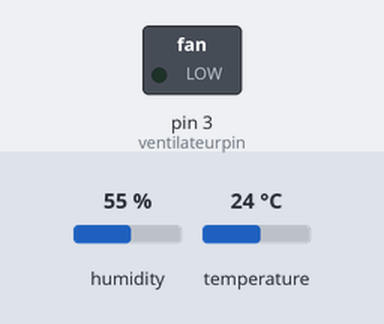
A sketch run on a simulated Arduino Uno, built with avr-gcc and run on an emulated ATmega328P. On the bench: switched loads named in the sketch (green lamp = pin HIGH). Inputs (shaded band) come from the test bench; at power-on: temperature 24 °C, humidity 55 %. What the sketch prints to the serial monitor is not drawn.

Above: at 3.8 s.
3.9 s: temperature set to 27 °C
At 9.6 s:
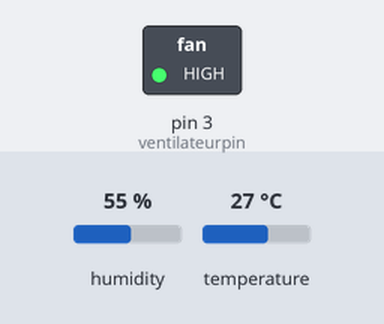
10.5 s: temperature set to 12 °C
At 15.9 s:
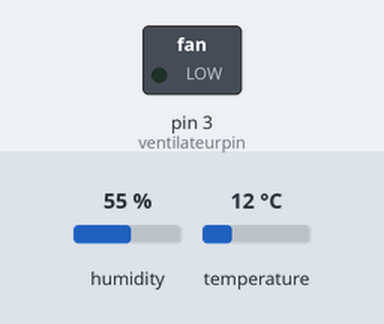
16.6 s: temperature set to 28 °C
At 22.2 s:
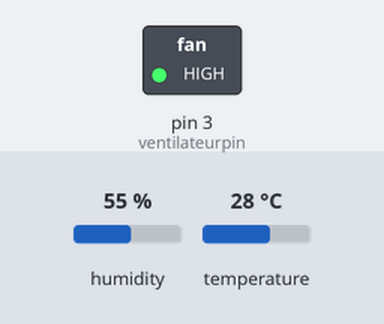
Timing chart, 0 to 23.7 s (numbered marks = the images above; inputs shaded):
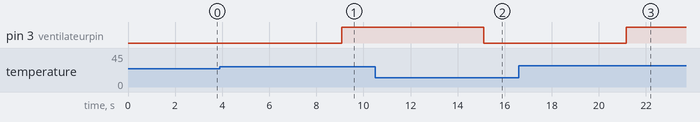

The sketch:

sketch.ino
```cpp
#include <DHT_U.h>
#include <DHT.h>;

#define DHTPIN 2
#define DHTTYPE DHT11

#define ventilateurpin 3

DHT dht(DHTPIN, DHTTYPE);

float temp, hum;

void setup() {
  Serial.begin(9600);
  dht.begin();
  pinMode(ventilateurpin, OUTPUT);
}

void loop() {

  temp = dht.readTemperature();
  char temp2[5];

 dtostrf(temp, 2, 2, temp2);
  hum = dht.readHumidity();

  //Serial.write(temp2);

  Serial.print(temp);

  Serial.print("-");
  //Serial.print(hum);
  //Serial.println(" %");
 delay(3000);
  if (temp >= 26) {
    analogWrite(ventilateurpin, 255);
  }
  else {
    analogWrite(ventilateurpin, 0);
  }
}
```

Measured:
- the behaviour switches between 25 and 26 °C on temperature (found by bisection; images 0 and 1)
- after the input at 3.9 s, pin 3 (ventilateurpin): LOW → HIGH after 5.2 s
- after the input at 10.5 s, pin 3 (ventilateurpin): HIGH → LOW after 4.6 s
- after the input at 16.6 s, pin 3 (ventilateurpin): LOW → HIGH after 4.6 s
